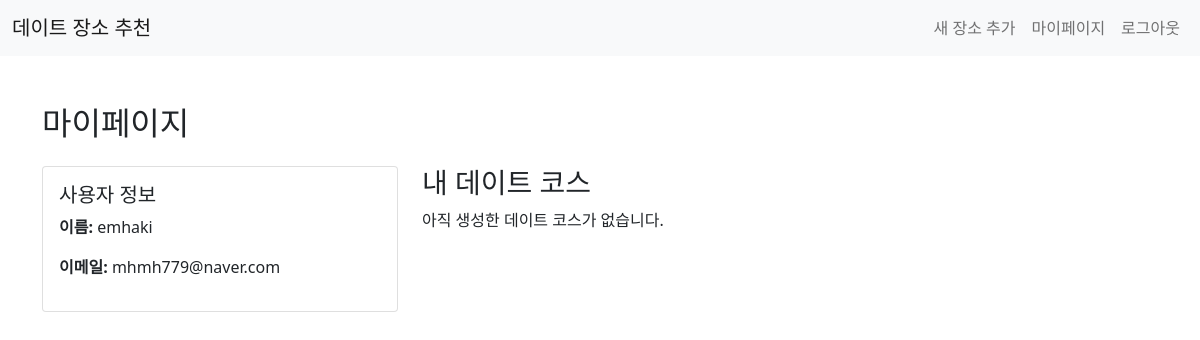
/mypage/ (signed in), run on an earlier commit of the app's database.
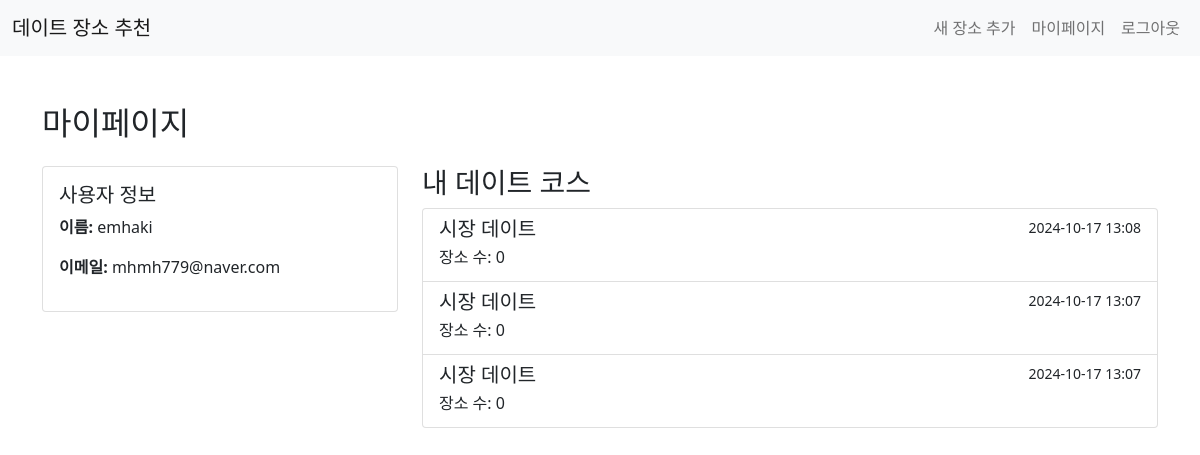
And on a later commit of the database.
### recommender/models.py (models this page shows)
class DateCourse(models.Model):
    user = models.ForeignKey(User, on_delete=models.CASCADE)
    name = models.CharField(max_length=200)
    created_at = models.DateTimeField(auto_now_add=True)

### recommender/views.py (the view)
# urls.py: path('mypage/', views.mypage, name='mypage'),
@login_required
def mypage(request):
    user_courses = DateCourse.objects.filter(user=request.user).order_by('-created_at')
    context = {
        'user': request.user,
        'courses': user_courses,
    }
    return render(request, 'recommender/mypage.html', context)

### recommender/templates/recommender/mypage.html
{% extends 'base.html' %}
{% block content %}
<div class="container mt-5">
    <h2 class="mb-4">마이페이지</h2>
    <div class="row">
        <div class="col-md-4">
            <div class="card">
                <div class="card-body">
                    <h5 class="card-title">사용자 정보</h5>
                    <p><strong>이름:</strong> {{ user.username }}</p>
                    <p><strong>이메일:</strong> {{ user.email }}</p>
                </div>
            </div>
        </div>
        <div class="col-md-8">
            <h3>내 데이트 코스</h3>
            {% if courses %}
                <div class="list-group">
                {% for course in courses %}
                    <a href="#" class="list-group-item list-group-item-action">
                        <div class="d-flex w-100 justify-content-between">
                            <h5 class="mb-1">{{ course.name }}</h5>
                            <small>{{ course.created_at|date:"Y-m-d H:i" }}</small>
                        </div>
                        <p class="mb-1">장소 수: {{ course.places.count }}</p>
                    </a>
                {% endfor %}
                </div>
            {% else %}
                <p>아직 생성한 데이트 코스가 없습니다.</p>
            {% endif %}
        </div>
    </div>
</div>
{% endblock %}

### recommender/templates/base.html (shortened to what this page needs)
<!DOCTYPE html>
<html lang="ko">
<head>
    <link href="https://cdn.jsdelivr.net/npm/bootstrap@5.1.3/dist/css/bootstrap.min.css" rel="stylesheet">
</head>
<body>
    <nav class="navbar navbar-expand-lg navbar-light bg-light">
        <div class="container-fluid">
            <a class="navbar-brand" href="{% url 'main' %}">데이트 장소 추천</a>
            <div class="navbar-nav">
                <a class="nav-link" href="{% url 'add_date_place' %}">새 장소 추가</a>
                {% if user.is_authenticated %}
                    <a class="nav-link" href="{% url 'mypage' %}">마이페이지</a>
                    <a class="nav-link" href="/accounts/logout/">로그아웃</a>
                {% else %}
                    <a class="nav-link" href="{% url 'login' %}">로그인</a>
                {% endif %}
            </div>
        </div>
    </nav>
    {% block content %}{% endblock %}
</body>
</html>

What changed in the data, as far as the page shows it:
added DateCourse: name "시장 데이트", created_at "2024-10-17 13:08", places.count "0"
added DateCourse: name "시장 데이트", created_at "2024-10-17 13:07", places.count "0"
added DateCourse: name "시장 데이트", created_at "2024-10-17 13:07", places.count "0"
Also different on the page:
text no longer shown: "아직 생성한 데이트 코스가 없습니다."
